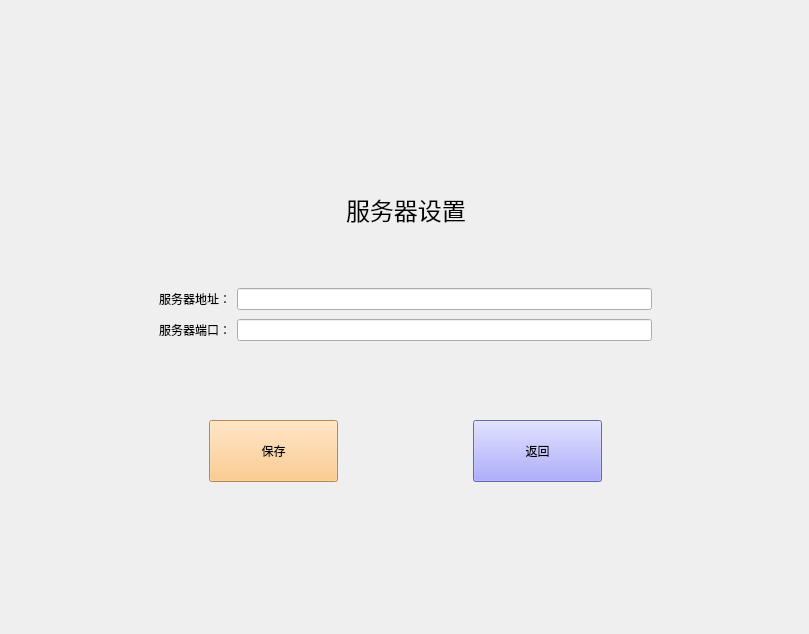
<?xml version="1.0" encoding="UTF-8"?>
<ui version="4.0">
 <class>Login</class>
 <widget class="QDialog" name="Login">
  <property name="geometry">
   <rect>
    <x>0</x>
    <y>0</y>
    <width>809</width>
    <height>634</height>
   </rect>
  </property>
  <property name="windowTitle">
   <string>Dialog</string>
  </property>
  <layout class="QVBoxLayout" name="verticalLayout">
   <property name="spacing">
    <number>0</number>
   </property>
   <property name="leftMargin">
    <number>0</number>
   </property>
   <property name="topMargin">
    <number>0</number>
   </property>
   <property name="rightMargin">
    <number>0</number>
   </property>
   <property name="bottomMargin">
    <number>0</number>
   </property>
   <item>
    <widget class="TittleWg" name="tittle_wg" native="true">
     <property name="minimumSize">
      <size>
       <width>0</width>
       <height>0</height>
      </size>
     </property>
    </widget>
   </item>
   <item>
    <widget class="QStackedWidget" name="stackedWidget">
     <property name="currentIndex">
      <number>2</number>
     </property>
     <widget class="QWidget" name="login_page">
      <widget class="QWidget" name="widget_2" native="true">
       <property name="geometry">
        <rect>
         <x>200</x>
         <y>150</y>
         <width>401</width>
         <height>361</height>
        </rect>
       </property>
       <property name="minimumSize">
        <size>
         <width>160</width>
         <height>0</height>
        </size>
       </property>
       <layout class="QVBoxLayout" name="verticalLayout_2">
        <item>
         <widget class="QWidget" name="widget_6" native="true">
          <layout class="QHBoxLayout" name="horizontalLayout_3">
           <item>
            <spacer name="horizontalSpacer_3">
             <property name="orientation">
              <enum>Qt::Horizontal</enum>
             </property>
             <property name="sizeHint" stdset="0">
              <size>
               <width>146</width>
               <height>20</height>
              </size>
             </property>
            </spacer>
           </item>
           <item>
            <widget class="QLabel" name="label">
             <property name="font">
              <font>
               <family>思源黑体 CN</family>
               <pointsize>17</pointsize>
               <weight>50</weight>
               <bold>false</bold>
              </font>
             </property>
             <property name="text">
              <string>登录</string>
             </property>
            </widget>
           </item>
           <item>
            <spacer name="horizontalSpacer_4">
             <property name="orientation">
              <enum>Qt::Horizontal</enum>
             </property>
             <property name="sizeHint" stdset="0">
              <size>
               <width>145</width>
               <height>20</height>
              </size>
             </property>
            </spacer>
           </item>
          </layout>
         </widget>
        </item>
        <item>
         <widget class="QWidget" name="widget_3" native="true">
          <layout class="QGridLayout" name="gridLayout">
           <item row="0" column="1">
            <widget class="QLineEdit" name="userName"/>
           </item>
           <item row="0" column="0">
            <widget class="QLabel" name="label_2">
             <property name="text">
              <string>用户名:</string>
             </property>
            </widget>
           </item>
           <item row="1" column="0">
            <widget class="QLabel" name="label_3">
             <property name="text">
              <string>密码:</string>
             </property>
            </widget>
           </item>
           <item row="1" column="1">
            <widget class="QLineEdit" name="userPasswd"/>
           </item>
          </layout>
         </widget>
        </item>
        <item>
         <widget class="QWidget" name="widget_4" native="true">
          <layout class="QHBoxLayout" name="horizontalLayout">
           <item>
            <widget class="QCheckBox" name="rememberBox">
             <property name="cursor">
              <cursorShape>PointingHandCursor</cursorShape>
             </property>
             <property name="text">
              <string>记住密码</string>
             </property>
            </widget>
           </item>
           <item>
            <widget class="QToolButton" name="registerBtn">
             <property name="font">
              <font>
               <underline>true</underline>
              </font>
             </property>
             <property name="cursor">
              <cursorShape>PointingHandCursor</cursorShape>
             </property>
             <property name="mouseTracking">
              <bool>false</bool>
             </property>
             <property name="tabletTracking">
              <bool>false</bool>
             </property>
             <property name="styleSheet">
              <string notr="true">color:rgb(0, 0, 255)</string>
             </property>
             <property name="text">
              <string>没有帐号？马上注册</string>
             </property>
             <property name="autoRaise">
              <bool>true</bool>
             </property>
            </widget>
           </item>
          </layout>
         </widget>
        </item>
        <item>
         <widget class="QWidget" name="widget_5" native="true">
          <layout class="QHBoxLayout" name="horizontalLayout_2">
           <item>
            <spacer name="horizontalSpacer">
             <property name="orientation">
              <enum>Qt::Horizontal</enum>
             </property>
             <property name="sizeType">
              <enum>QSizePolicy::Fixed</enum>
             </property>
             <property name="sizeHint" stdset="0">
              <size>
               <width>70</width>
               <height>20</height>
              </size>
             </property>
            </spacer>
           </item>
           <item>
            <widget class="QPushButton" name="loginBtn">
             <property name="minimumSize">
              <size>
               <width>50</width>
               <height>20</height>
              </size>
             </property>
             <property name="cursor">
              <cursorShape>PointingHandCursor</cursorShape>
             </property>
             <property name="styleSheet">
              <string notr="true">background-color: rgb(255, 197, 130);</string>
             </property>
             <property name="text">
              <string>登录</string>
             </property>
            </widget>
           </item>
           <item>
            <spacer name="horizontalSpacer_2">
             <property name="orientation">
              <enum>Qt::Horizontal</enum>
             </property>
             <property name="sizeType">
              <enum>QSizePolicy::Fixed</enum>
             </property>
             <property name="sizeHint" stdset="0">
              <size>
               <width>70</width>
               <height>20</height>
              </size>
             </property>
            </spacer>
           </item>
          </layout>
         </widget>
        </item>
       </layout>
      </widget>
     </widget>
     <widget class="QWidget" name="register_page">
      <widget class="QWidget" name="widget_11" native="true">
       <property name="geometry">
        <rect>
         <x>120</x>
         <y>110</y>
         <width>574</width>
         <height>342</height>
        </rect>
       </property>
       <layout class="QVBoxLayout" name="verticalLayout_4">
        <item>
         <widget class="QWidget" name="widget_13" native="true">
          <layout class="QHBoxLayout" name="horizontalLayout_7">
           <item>
            <spacer name="horizontalSpacer_11">
             <property name="orientation">
              <enum>Qt::Horizontal</enum>
             </property>
             <property name="sizeHint" stdset="0">
              <size>
               <width>186</width>
               <height>20</height>
              </size>
             </property>
            </spacer>
           </item>
           <item>
            <widget class="QLabel" name="label_8">
             <property name="font">
              <font>
               <family>思源黑体 CN</family>
               <pointsize>17</pointsize>
               <weight>50</weight>
               <bold>false</bold>
              </font>
             </property>
             <property name="text">
              <string>注册</string>
             </property>
            </widget>
           </item>
           <item>
            <spacer name="horizontalSpacer_12">
             <property name="orientation">
              <enum>Qt::Horizontal</enum>
             </property>
             <property name="sizeHint" stdset="0">
              <size>
               <width>185</width>
               <height>20</height>
              </size>
             </property>
            </spacer>
           </item>
          </layout>
         </widget>
        </item>
        <item>
         <widget class="QWidget" name="widget" native="true">
          <layout class="QGridLayout" name="gridLayout_3">
           <item row="0" column="0">
            <widget class="QLabel" name="label_4">
             <property name="text">
              <string>用户名:</string>
             </property>
            </widget>
           </item>
           <item row="0" column="1">
            <widget class="QLineEdit" name="regUserName"/>
           </item>
           <item row="1" column="0">
            <widget class="QLabel" name="label_6">
             <property name="text">
              <string>密码:</string>
             </property>
            </widget>
           </item>
           <item row="1" column="1">
            <widget class="QLineEdit" name="regPasswd">
             <property name="sizePolicy">
              <sizepolicy hsizetype="Preferred" vsizetype="Fixed">
               <horstretch>0</horstretch>
               <verstretch>0</verstretch>
              </sizepolicy>
             </property>
            </widget>
           </item>
           <item row="2" column="0">
            <widget class="QLabel" name="label_7">
             <property name="text">
              <string>确认密码:</string>
             </property>
            </widget>
           </item>
           <item row="2" column="1">
            <widget class="QLineEdit" name="regConfirmPwassd"/>
           </item>
           <item row="3" column="0">
            <widget class="QLabel" name="label_12">
             <property name="font">
              <font>
               <kerning>true</kerning>
              </font>
             </property>
             <property name="text">
              <string>手机:</string>
             </property>
            </widget>
           </item>
           <item row="3" column="1">
            <widget class="QLineEdit" name="regPhone"/>
           </item>
           <item row="4" column="0">
            <widget class="QLabel" name="label_5">
             <property name="text">
              <string>邮箱:</string>
             </property>
            </widget>
           </item>
           <item row="4" column="1">
            <widget class="QLineEdit" name="regEmail"/>
           </item>
          </layout>
         </widget>
        </item>
        <item>
         <widget class="QWidget" name="widget_12" native="true">
          <layout class="QHBoxLayout" name="horizontalLayout_6">
           <item>
            <spacer name="horizontalSpacer_9">
             <property name="orientation">
              <enum>Qt::Horizontal</enum>
             </property>
             <property name="sizeHint" stdset="0">
              <size>
               <width>164</width>
               <height>20</height>
              </size>
             </property>
            </spacer>
           </item>
           <item>
            <widget class="QToolButton" name="registerBtn_2">
             <property name="sizePolicy">
              <sizepolicy hsizetype="Minimum" vsizetype="Fixed">
               <horstretch>0</horstretch>
               <verstretch>0</verstretch>
              </sizepolicy>
             </property>
             <property name="minimumSize">
              <size>
               <width>100</width>
               <height>50</height>
              </size>
             </property>
             <property name="cursor">
              <cursorShape>PointingHandCursor</cursorShape>
             </property>
             <property name="styleSheet">
              <string notr="true">background-color: rgb(255, 234, 125);</string>
             </property>
             <property name="text">
              <string>注册</string>
             </property>
            </widget>
           </item>
           <item>
            <spacer name="horizontalSpacer_14">
             <property name="orientation">
              <enum>Qt::Horizontal</enum>
             </property>
             <property name="sizeHint" stdset="0">
              <size>
               <width>22</width>
               <height>20</height>
              </size>
             </property>
            </spacer>
           </item>
           <item>
            <widget class="QToolButton" name="regReturn">
             <property name="sizePolicy">
              <sizepolicy hsizetype="Minimum" vsizetype="Minimum">
               <horstretch>0</horstretch>
               <verstretch>0</verstretch>
              </sizepolicy>
             </property>
             <property name="minimumSize">
              <size>
               <width>100</width>
               <height>50</height>
              </size>
             </property>
             <property name="cursor">
              <cursorShape>PointingHandCursor</cursorShape>
             </property>
             <property name="styleSheet">
              <string notr="true">background-color: rgb(142, 142, 255);</string>
             </property>
             <property name="text">
              <string>返回</string>
             </property>
            </widget>
           </item>
           <item>
            <spacer name="horizontalSpacer_10">
             <property name="orientation">
              <enum>Qt::Horizontal</enum>
             </property>
             <property name="sizeHint" stdset="0">
              <size>
               <width>163</width>
               <height>20</height>
              </size>
             </property>
            </spacer>
           </item>
          </layout>
         </widget>
        </item>
       </layout>
      </widget>
     </widget>
     <widget class="QWidget" name="set_page">
      <widget class="QWidget" name="widget_7" native="true">
       <property name="geometry">
        <rect>
         <x>150</x>
         <y>170</y>
         <width>511</width>
         <height>321</height>
        </rect>
       </property>
       <layout class="QVBoxLayout" name="verticalLayout_3">
        <item>
         <widget class="QWidget" name="widget_8" native="true">
          <layout class="QHBoxLayout" name="horizontalLayout_4">
           <item>
            <spacer name="horizontalSpacer_5">
             <property name="orientation">
              <enum>Qt::Horizontal</enum>
             </property>
             <property name="sizeHint" stdset="0">
              <size>
               <width>154</width>
               <height>20</height>
              </size>
             </property>
            </spacer>
           </item>
           <item>
            <widget class="QLabel" name="label_9">
             <property name="font">
              <font>
               <family>思源黑体 CN</family>
               <pointsize>18</pointsize>
              </font>
             </property>
             <property name="text">
              <string>服务器设置</string>
             </property>
            </widget>
           </item>
           <item>
            <spacer name="horizontalSpacer_6">
             <property name="orientation">
              <enum>Qt::Horizontal</enum>
             </property>
             <property name="sizeHint" stdset="0">
              <size>
               <width>153</width>
               <height>20</height>
              </size>
             </property>
            </spacer>
           </item>
          </layout>
         </widget>
        </item>
        <item>
         <spacer name="verticalSpacer_2">
          <property name="orientation">
           <enum>Qt::Vertical</enum>
          </property>
          <property name="sizeType">
           <enum>QSizePolicy::Fixed</enum>
          </property>
          <property name="sizeHint" stdset="0">
           <size>
            <width>18</width>
            <height>20</height>
           </size>
          </property>
         </spacer>
        </item>
        <item>
         <widget class="QWidget" name="widget_9" native="true">
          <layout class="QGridLayout" name="gridLayout_2">
           <item row="0" column="1">
            <widget class="QLineEdit" name="setServerIp"/>
           </item>
           <item row="1" column="0">
            <widget class="QLabel" name="label_11">
             <property name="text">
              <string>服务器端口：</string>
             </property>
            </widget>
           </item>
           <item row="0" column="0">
            <widget class="QLabel" name="label_10">
             <property name="text">
              <string>服务器地址：</string>
             </property>
            </widget>
           </item>
           <item row="1" column="1">
            <widget class="QLineEdit" name="setServerPort"/>
           </item>
          </layout>
         </widget>
        </item>
        <item>
         <spacer name="verticalSpacer">
          <property name="orientation">
           <enum>Qt::Vertical</enum>
          </property>
          <property name="sizeType">
           <enum>QSizePolicy::Fixed</enum>
          </property>
          <property name="sizeHint" stdset="0">
           <size>
            <width>20</width>
            <height>50</height>
           </size>
          </property>
         </spacer>
        </item>
        <item>
         <widget class="QWidget" name="widget_10" native="true">
          <layout class="QHBoxLayout" name="horizontalLayout_5">
           <item>
            <spacer name="horizontalSpacer_7">
             <property name="orientation">
              <enum>Qt::Horizontal</enum>
             </property>
             <property name="sizeType">
              <enum>QSizePolicy::Fixed</enum>
             </property>
             <property name="sizeHint" stdset="0">
              <size>
               <width>50</width>
               <height>20</height>
              </size>
             </property>
            </spacer>
           </item>
           <item>
            <widget class="QToolButton" name="setSave">
             <property name="sizePolicy">
              <sizepolicy hsizetype="Expanding" vsizetype="Minimum">
               <horstretch>0</horstretch>
               <verstretch>0</verstretch>
              </sizepolicy>
             </property>
             <property name="minimumSize">
              <size>
               <width>0</width>
               <height>50</height>
              </size>
             </property>
             <property name="cursor">
              <cursorShape>PointingHandCursor</cursorShape>
             </property>
             <property name="styleSheet">
              <string notr="true">background-color: rgb(255, 191, 112);</string>
             </property>
             <property name="text">
              <string>保存</string>
             </property>
            </widget>
           </item>
           <item>
            <spacer name="horizontalSpacer_13">
             <property name="orientation">
              <enum>Qt::Horizontal</enum>
             </property>
             <property name="sizeHint" stdset="0">
              <size>
               <width>112</width>
               <height>20</height>
              </size>
             </property>
            </spacer>
           </item>
           <item>
            <widget class="QToolButton" name="setReturn">
             <property name="sizePolicy">
              <sizepolicy hsizetype="Expanding" vsizetype="Minimum">
               <horstretch>0</horstretch>
               <verstretch>0</verstretch>
              </sizepolicy>
             </property>
             <property name="minimumSize">
              <size>
               <width>0</width>
               <height>50</height>
              </size>
             </property>
             <property name="cursor">
              <cursorShape>PointingHandCursor</cursorShape>
             </property>
             <property name="styleSheet">
              <string notr="true">background-color: rgb(142, 142, 255);</string>
             </property>
             <property name="text">
              <string>返回</string>
             </property>
            </widget>
           </item>
           <item>
            <spacer name="horizontalSpacer_8">
             <property name="orientation">
              <enum>Qt::Horizontal</enum>
             </property>
             <property name="sizeType">
              <enum>QSizePolicy::Fixed</enum>
             </property>
             <property name="sizeHint" stdset="0">
              <size>
               <width>50</width>
               <height>20</height>
              </size>
             </property>
            </spacer>
           </item>
          </layout>
         </widget>
        </item>
       </layout>
      </widget>
     </widget>
    </widget>
   </item>
  </layout>
 </widget>
 <customwidgets>
  <customwidget>
   <class>TittleWg</class>
   <extends>QWidget</extends>
   <header>tittlewg.h</header>
   <container>1</container>
  </customwidget>
 </customwidgets>
 <tabstops>
  <tabstop>userName</tabstop>
  <tabstop>userPasswd</tabstop>
  <tabstop>rememberBox</tabstop>
  <tabstop>registerBtn</tabstop>
  <tabstop>loginBtn</tabstop>
  <tabstop>regUserName</tabstop>
  <tabstop>regPasswd</tabstop>
  <tabstop>regConfirmPwassd</tabstop>
  <tabstop>regPhone</tabstop>
  <tabstop>regEmail</tabstop>
  <tabstop>registerBtn_2</tabstop>
  <tabstop>regReturn</tabstop>
  <tabstop>setServerIp</tabstop>
  <tabstop>setServerPort</tabstop>
  <tabstop>setSave</tabstop>
  <tabstop>setReturn</tabstop>
 </tabstops>
 <resources/>
 <connections/>
</ui>
